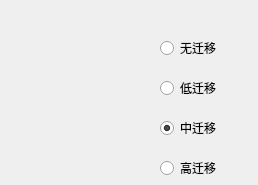
       <widget class="QWidget" name="tab_5">
        <attribute name="title">
         <string>迁移强度选择</string>
        </attribute>
        <widget class="QRadioButton" name="radioButton_221">
         <property name="geometry">
          <rect>
           <x>160</x>
           <y>80</y>
           <width>89</width>
           <height>16</height>
          </rect>
         </property>
         <property name="text">
          <string>低迁移</string>
         </property>
        </widget>
        <widget class="QRadioButton" name="radioButton_222">
         <property name="geometry">
          <rect>
           <x>160</x>
           <y>160</y>
           <width>89</width>
           <height>16</height>
          </rect>
         </property>
         <property name="text">
          <string>高迁移</string>
         </property>
        </widget>
        <widget class="QRadioButton" name="radioButton_223">
         <property name="geometry">
          <rect>
           <x>160</x>
           <y>120</y>
           <width>89</width>
           <height>16</height>
          </rect>
         </property>
         <property name="text">
          <string>中迁移</string>
         </property>
         <property name="checked">
          <bool>true</bool>
         </property>
        </widget>
        <widget class="QRadioButton" name="radioButton_224">
         <property name="geometry">
          <rect>
           <x>160</x>
           <y>40</y>
           <width>89</width>
           <height>16</height>
          </rect>
         </property>
         <property name="text">
          <string>无迁移</string>
         </property>
        </widget>
       </widget>
